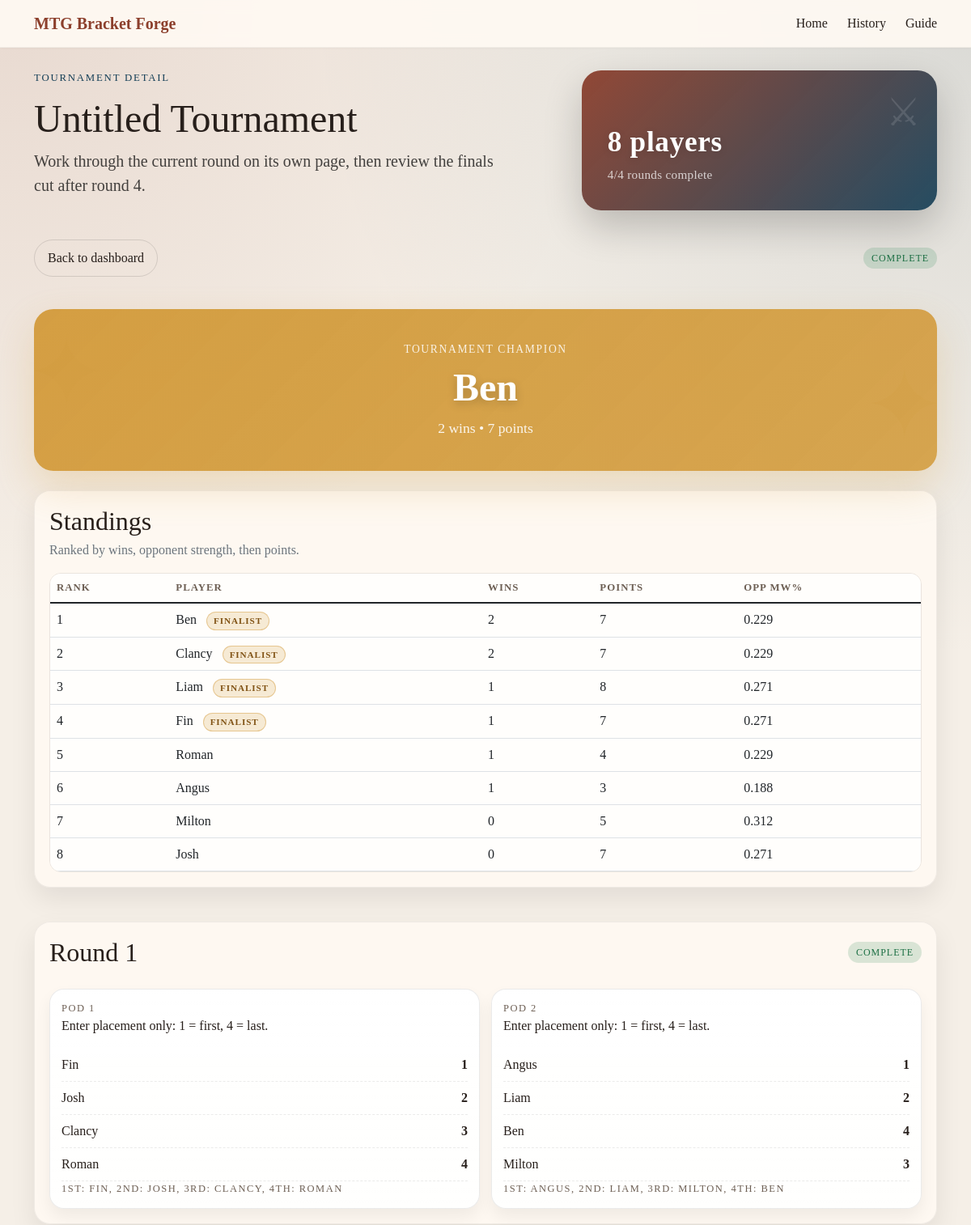
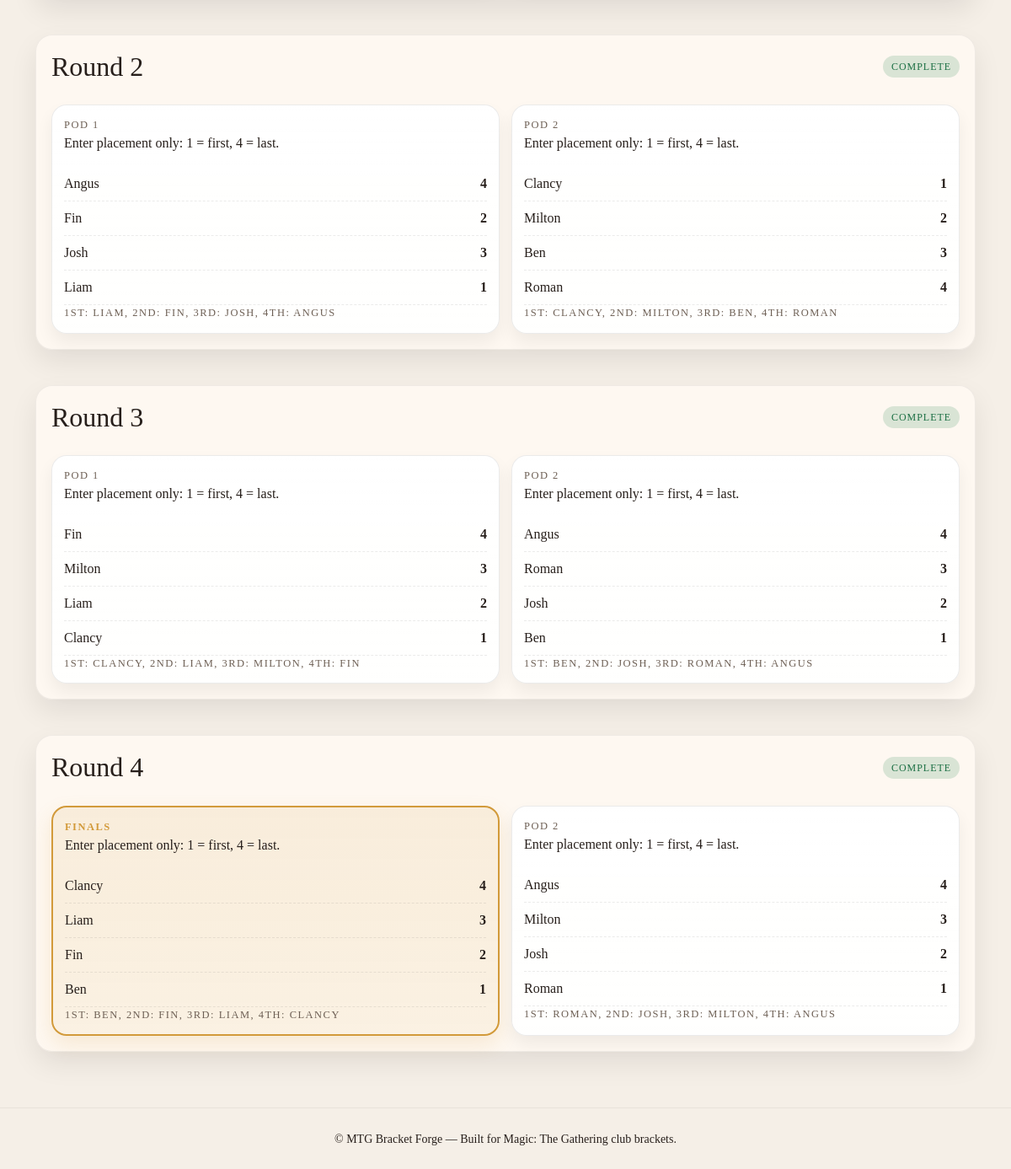
The app's page /tournaments/2 with its own data (2 pictures, top to bottom).
### tables this page shows
CREATE TABLE tournaments (
                id INTEGER PRIMARY KEY AUTOINCREMENT,
                name TEXT NOT NULL,
                player_count INTEGER NOT NULL,
                player_names_json TEXT NOT NULL,
                pairing_order_json TEXT NOT NULL,
                round_scores_json TEXT NOT NULL DEFAULT '{}',
                finals_scores_json TEXT NOT NULL DEFAULT '{}',
                status TEXT NOT NULL DEFAULT 'in progress',
                champion_name TEXT,
                created_at TEXT NOT NULL DEFAULT (datetime('now')),
                updated_at TEXT NOT NULL DEFAULT (datetime('now'))
            );

### app.py (the view, shortened to what this page needs)
@app.route('/tournaments/<int:tournament_id>', methods=['GET', 'POST'])
def tournament_detail(tournament_id):
    tournament = load_tournament(tournament_id)
    current_view = compute_tournament_view(tournament)
    tournament = enrich_tournament(tournament)
    current_round = tournament['current_round']
    active_round = tournament['rounds'][current_round - 1] if current_round <= len(tournament['rounds']) else None
    return render_template(
        'tournament_detail.html',
        tournament=tournament,
        current_round=current_round,
        active_round=active_round,
    )

### app.py (called while the page is built)
@app.context_processor
def inject_site_name():
    return {"site_name": "MTG Bracket Forge"}

def get_db_connection():
    conn = sqlite3.connect(DB_PATH)
    conn.row_factory = sqlite3.Row
    return conn

def normalize_round_scores(raw_scores):
    normalized = {}
    for round_number, pods in (raw_scores or {}).items():
        round_key = int(round_number)
        normalized[round_key] = {}
        for pod_number, player_scores in (pods or {}).items():
            pod_key = int(pod_number)
            normalized[round_key][pod_key] = {}
            for slot_number, score_entry in (player_scores or {}).items():
                normalized[round_key][pod_key][int(slot_number)] = score_entry
    return normalized

def serialize_tournament(tournament):
    return {
        "name": tournament["name"],
        "player_count": tournament["player_count"],
        "player_names_json": json.dumps(tournament["player_names"]),
        "pairing_order_json": json.dumps(tournament["pairing_order"]),
        "round_scores_json": json.dumps(tournament["round_scores"]),
        "status": tournament["status"],
        "champion_name": tournament["champion_name"],
    }

def deserialize_tournament(row):
    if row is None:
        return None
    return {
        "id": row["id"],
        "name": row["name"],
        "player_count": row["player_count"],
        "player_names": json.loads(row["player_names_json"]),
        "pairing_order": json.loads(row["pairing_order_json"]),
        "round_scores": normalize_round_scores(json.loads(row["round_scores_json"])),
        "status": row["status"],
        "champion_name": row["champion_name"],
    }

def load_tournament(tournament_id):
    with get_db_connection() as conn:
        row = conn.execute("SELECT * FROM tournaments WHERE id = ?", (tournament_id,)).fetchone()
    tournament = deserialize_tournament(row)
    if not tournament:
        abort(404)
    return tournament

def initialize_stats(player_names):
    return {
        name: {
            "name": name,
            "wins": 0,
            "points": 0,
            "rounds_played": 0,
            "opponents": [],
            "opponent_match_win_pct": 0.0,
        }
        for name in player_names
    }

def enrich_tournament(tournament, persist=True):
    view = compute_tournament_view(tournament)
    tournament.update(view)
    if persist:
        save_tournament(tournament)
    return tournament

### templates/tournament_detail.html (shortened to what this page needs)
{% extends 'base.html' %}
{% block hero %}
<section class="sr-hero">
    <div class="container hero-grid">
        <div>
            <p class="sr-kicker">Tournament detail</p>
            <h1 class="display-5">{{ tournament.name }}</h1>
            <p class="lead">Work through the current round on its own page, then review the finals cut after round 4.</p>
        </div>
        <div class="sr-hero-card">
            <div>
                <h2>{{ tournament.player_count }} players</h2>
                <p>{{ tournament.completed_rounds }}/4 rounds complete</p>
            </div>
        </div>
    </div>
</section>
{% endblock %}
{% block content %}
<div class="row g-4">
    <div class="col-12">
        <div class="d-flex justify-content-between align-items-center flex-wrap gap-2 mb-3">
            <a href="{{ url_for('index') }}" class="button button-ghost">Back to dashboard</a>
            <span class="status-pill {% if tournament.status == 'complete' %}status-complete{% endif %}">{{ tournament.status }}</span>
        </div>
    </div>
    {% if tournament.status == 'complete' and tournament.champion_name %}
        <div class="col-12">
            <section class="winner-banner">
                <div class="winner-content">
                    <p class="winner-kicker">Tournament champion</p>
                    <h2 class="winner-name">{{ tournament.champion_name }}</h2>
                    <p class="winner-stats">{{ tournament.standings[0].wins }} wins • {{ tournament.standings[0].points }} points</p>
                </div>
            </section>
        </div>
    {% endif %}
    <div class="col-12">
        <section class="sr-card">
            <div class="section-header mb-3">
                <div>
                    <h2 class="mb-1">Standings</h2>
                    <p class="text-muted mb-0">Ranked by wins, opponent strength, then points.</p>
                </div>
            </div>
            <div class="standings-table-wrap">
                <table class="table standings-table">
                    <thead>
                        <tr>
                            <th>Rank</th>
                            <th>Player</th>
                            <th>Wins</th>
                            <th>Points</th>
                            <th>Opp MW%</th>
                        </tr>
                    </thead>
                    <tbody>
                        {% for row in tournament.standings %}
                            <tr>
                                <td>{{ row.rank }}</td>
                                <td>
                                    <span>{{ row.name }}</span>
                                    {% if tournament.status == 'complete' and row.name in tournament.finalists %}
                                        <span class="finalist-badge">Finalist</span>
                                    {% endif %}
                                </td>
                                <td>{{ row.wins }}</td>
                                <td>{{ row.points }}</td>
                                <td>{{ '%.3f'|format(row.opponent_match_win_pct) }}</td>
                            </tr>
                        {% endfor %}
                    </tbody>
                </table>
            </div>
        </section>
    </div>
    {% for round in tournament.rounds %}
        <div class="col-12">
            <section class="sr-card round-section">
                <div class="d-flex justify-content-between align-items-center flex-wrap gap-2">
                    <h2 class="mb-0">Round {{ round.round_number }}</h2>
                    <span class="status-pill {% if round.complete %}status-complete{% endif %}">{% if round.complete %}Complete{% else %}In progress{% endif %}</span>
                </div>
                {% if current_round == round.round_number and not round.complete %}
                    <form method="post" class="d-grid gap-3 mt-3">
                        <input type="hidden" name="action" value="save_round">
                        <input type="hidden" name="round_number" value="{{ round.round_number }}">
                        <div class="bracket-grid">
                            {% for pod in round.pods %}
                                <article class="bracket-match pod-card {% if pod.is_finals %}finals-pod{% endif %}">
                                    <div class="match-head">{% if pod.is_finals %}FINALS{% else %}Pod {{ pod.pod_number }}{% endif %}</div>
                                    <p class="pod-instruction">Enter placement only: 1 = first, 4 = last.</p>
                                    {% for player in pod.players %}
                                        <label class="pod-line">
                                            <span>{{ player.name }}</span>
                                            {% if player.name == 'BYE' %}
                                                <input type="number" class="form-control" disabled value="0">
                                            {% else %}
                                                <input
                                                    type="number"
                                                    name="{{ player.field_name }}"
                                                    class="form-control"
                                                    min="1"
                                                    max="4"
                                                    step="1"
                                                    value="{{ player.raw_score }}"
                                                    placeholder="Place"
                                                >
                                            {% endif %}
                                        </label>
                                    {% endfor %}
                                    <div class="match-foot">{{ pod.result_text }}</div>
                                </article>
                            {% endfor %}
                        </div>
                        <button type="submit" class="sr-cta btn btn-lg">Save round scores</button>
                    </form>
                {% else %}
                    <div class="bracket-grid mt-3">
                        {% for pod in round.pods %}
                            <article class="bracket-match pod-card {% if pod.is_finals %}finals-pod{% endif %}">
                                <div class="match-head">{% if pod.is_finals %}FINALS{% else %}Pod {{ pod.pod_number }}{% endif %}</div>
                                <p class="pod-instruction">Enter placement only: 1 = first, 4 = last.</p>
                                {% for player in pod.players %}
                                    <div class="match-row">
                                        <span>{{ player.name }}</span>
                                        <strong>{% if player.raw_score != '' %}{{ player.raw_score }}{% else %}-{% endif %}</strong>
                                    </div>
                                {% endfor %}
                                <div class="match-foot">{{ pod.result_text }}</div>
                            </article>
                        {% endfor %}
                    </div>
                {% endif %}
            </section>
        </div>
    {% endfor %}
</div>
{% endblock %}

### static/css/silkroad.css (style rules this page uses)
:root { --sr-primary:#8c3f2c; --sr-secondary:#153f57; --sr-accent:#d29a3a; --sr-bg:#f5efe7; --sr-panel:#fffaf3; --sr-text:#271f1b; --sr-muted:#6d5f54; }
* { box-sizing:border-box; }
body { font-family:Georgia,'Times New Roman',serif;background: radial-gradient(circle at top left, rgba(140,63,44,0.12), transparent 24%), radial-gradient(circle at top right, rgba(21,63,87,0.12), transparent 26%), var(--sr-bg);color:var(--sr-text); }
.button-ghost { display:inline-flex;align-items:center;justify-content:center;padding:10px 16px;border-radius:999px;border:1px solid rgba(0,0,0,0.12);background:transparent;color:var(--sr-text);text-decoration:none; }
.sr-hero { padding:28px 0 12px; }
.hero-grid { display:grid;grid-template-columns:1.5fr 1fr;gap:18px;align-items:stretch; }
.sr-kicker { letter-spacing:.14em;text-transform:uppercase;font-size:.8rem;color:var(--sr-secondary);margin-bottom:.75rem; }
.sr-hero .lead { color:rgba(0,0,0,0.72);max-width:58ch; }
.sr-hero-card { display:flex;flex-direction:column;align-items:flex-start;justify-content:flex-end;min-height:100%;padding:32px;border-radius:24px;background:linear-gradient(135deg, rgba(140,63,44,.95), rgba(21,63,87,.92));color:#fff;box-shadow:0 20px 48px rgba(0,0,0,.2);position:relative;overflow:hidden; }
.sr-hero-card::before { content:'⚔';position:absolute;top:16px;right:20px;font-size:48px;opacity:.12; }
.sr-hero-card h2 { margin:0 0 4px 0;font-size:2.2rem;font-weight:700;letter-spacing:.02em;text-shadow:0 2px 8px rgba(0,0,0,.15); }
.sr-hero-card p { margin:8px 0 0 0;color:rgba(255,255,255,.75);font-size:.95rem;letter-spacing:.02em;position:relative;z-index:1; }
.sr-card { background:rgba(255,250,243,0.88);border-radius:20px;padding:18px;box-shadow:0 14px 32px rgba(0,0,0,0.08);margin-bottom:18px;border:1px solid rgba(0,0,0,0.06) }
.bracket-grid { display:grid;grid-template-columns:repeat(auto-fit,minmax(180px,1fr));gap:14px; }
.bracket-match,.empty-preview { background:linear-gradient(180deg, rgba(255,255,255,.96), rgba(255,255,255,.88));border:1px solid rgba(0,0,0,0.08);border-radius:18px;padding:14px;box-shadow:0 10px 20px rgba(0,0,0,.06) }
.match-head,.match-foot { font-size:.78rem;text-transform:uppercase;letter-spacing:.12em;color:var(--sr-muted) }
.match-row { display:flex;justify-content:space-between;gap:10px;padding:8px 0;border-bottom:1px dashed rgba(0,0,0,0.08) }
.section-header { display:flex;justify-content:space-between;align-items:center;gap:12px; }
.round-section { display:grid;gap:10px; }
.status-pill { display:inline-flex;align-items:center;padding:4px 10px;border-radius:999px;background:rgba(21,63,87,0.14);color:var(--sr-secondary);font-size:.75rem;letter-spacing:.08em;text-transform:uppercase; }
.status-complete { background:rgba(28,123,72,0.16);color:#1b6f43; }
.standings-table-wrap { overflow:auto;border:1px solid rgba(0,0,0,0.08);border-radius:14px; }
.standings-table { margin:0;background:rgba(255,255,255,0.82); }
.standings-table th { font-size:.8rem;text-transform:uppercase;letter-spacing:.08em;color:var(--sr-muted); }
.finalist-badge { display:inline-flex;align-items:center;margin-left:8px;padding:2px 8px;border-radius:999px;background:rgba(210,154,58,.2);border:1px solid rgba(210,154,58,.45);color:#815315;font-size:.7rem;letter-spacing:.08em;text-transform:uppercase;font-weight:700; }
.finals-pod { background:linear-gradient(180deg, rgba(210,154,58,.12), rgba(210,154,58,.08)) !important;border:2px solid var(--sr-accent) !important;box-shadow:0 10px 24px rgba(210,154,58,.16) !important; }
.finals-pod .match-head { color:var(--sr-accent);font-weight:700; }
.winner-banner { background:linear-gradient(135deg, rgba(210,154,58,.95), rgba(210,154,58,.88));border-radius:24px;padding:40px 24px;box-shadow:0 20px 48px rgba(210,154,58,.24);text-align:center;position:relative;overflow:hidden; }
.winner-banner::before { content:'✦';position:absolute;top:-10px;left:-10px;font-size:120px;color:rgba(210,154,58,.15);pointer-events:none; }
.winner-banner::after { content:'✦';position:absolute;bottom:-10px;right:-10px;font-size:120px;color:rgba(210,154,58,.15);pointer-events:none; }
.winner-content { position:relative;z-index:1; }
.winner-kicker { letter-spacing:.12em;text-transform:uppercase;font-size:.85rem;color:rgba(255,255,255,.85);margin-bottom:8px; }
.winner-name { font-size:3rem;color:#fff;margin:0;margin-bottom:8px;font-weight:700;text-shadow:0 4px 12px rgba(0,0,0,.2); }
.winner-stats { color:rgba(255,255,255,.9);font-size:1.1rem;margin:0; }

### records on screen
tournaments: name "Untitled Tournament", player_count "8", status "COMPLETE", champion_name "Ben", rank "1", name "Ben", shows "FINALIST", wins "2", points "7", opponent_match_win_pct "0.229"

### other values on screen
{{ site_name }} "MTG Bracket Forge"
{{ tournament.completed_rounds }} "4"
{{ tournament.standings[0].wins }} "2"
{{ tournament.standings[0].points }} "7"
{{ row.rank }} "2" "3" "4" "5" "6" "7" "8"
{{ row.name }} "Clancy" "Liam" "Fin" "Roman" "Angus" "Milton" "Josh"
{{ row.wins }} "2" "1" "1" "1" "1" "0" "0"
{{ row.points }} "7" "8" "7" "4" "3" "5" "7"
{{ '%.3f'|format(row.opponent_match_win_pct) }} "0.229" "0.271" "0.271" "0.229" "0.188" "0.312" "0.271"
{{ round.round_number }} "1" "2" "3" "4"
{{ pod.pod_number }} "1" "2" "1" "2" "1" "2" "2"
{{ player.name }} "Fin" "Josh" "Clancy" "Roman" "Angus" "Liam" "Ben" "Milton" "Angus" "Fin" "Josh" "Liam" "Clancy" "Milton" "Ben" "Roman" "Fin" "Milton" "Liam" "Clancy" "Angus" "Roman" "Josh" "Ben" "Clancy" "Liam" "Fin" "Ben" "Angus" "Milton" "Josh" "Roman"
{{ player.raw_score }} "1" "2" "3" "4" "1" "2" "4" "3" "4" "2" "3" "1" "1" "2" "3" "4" "4" "3" "2" "1" "4" "3" "2" "1" "4" "3" "2" "1" "4" "3" "2" "1"
{{ pod.result_text }} "1ST: FIN, 2ND: JOSH, 3RD: CLANCY, 4TH: ROMAN" "1ST: ANGUS, 2ND: LIAM, 3RD: MILTON, 4TH: BEN" "1ST: LIAM, 2ND: FIN, 3RD: JOSH, 4TH: ANGUS" "1ST: CLANCY, 2ND: MILTON, 3RD: BEN, 4TH: ROMAN" "1ST: CLANCY, 2ND: LIAM, 3RD: MILTON, 4TH: FIN" "1ST: BEN, 2ND: JOSH, 3RD: ROMAN, 4TH: ANGUS" "1ST: BEN, 2ND: FIN, 3RD: LIAM, 4TH: CLANCY" "1ST: ROMAN, 2ND: JOSH, 3RD: MILTON, 4TH: ANGUS"
